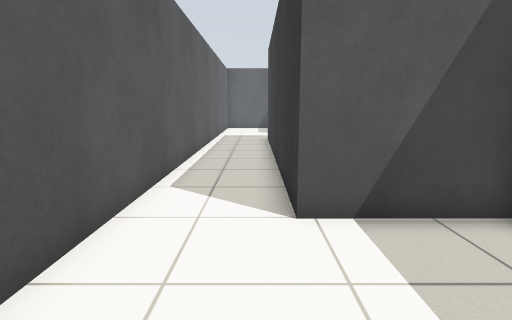
view 1 (above)

18 first-person views from a walk through a world built for the Gazebo simulator. The camera is 0.94 m above the floor, tilts 10° down and sees 80° across. The floor is counted in squares, 0.5 m on a side. Each view is taken from the middle of a square. On the plan, view 1 faces up. The plan holds only what a view shows up to about 16 squares ahead; the rest is blank. The place goes on beyond the plan.

view 2
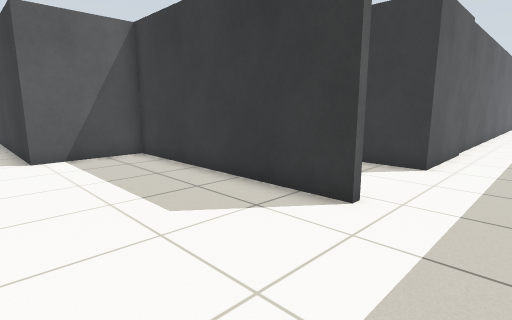

view 3
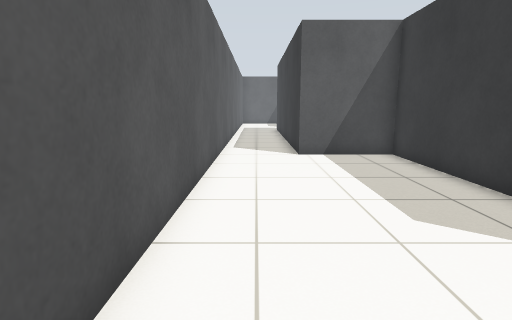

view 4
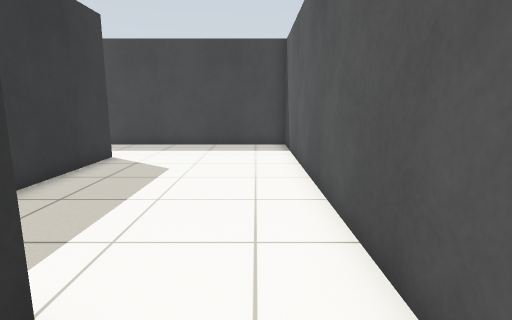

view 5
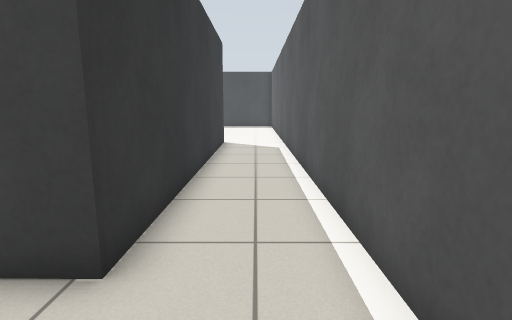

view 6
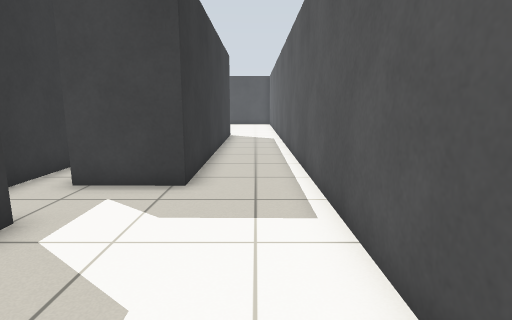

view 7
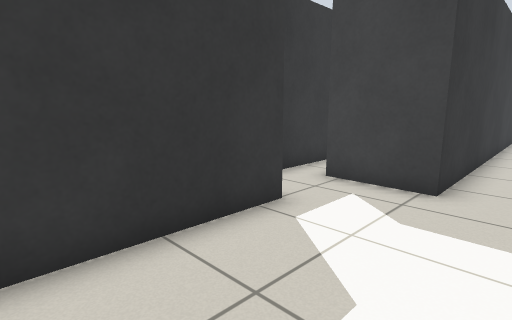

view 8
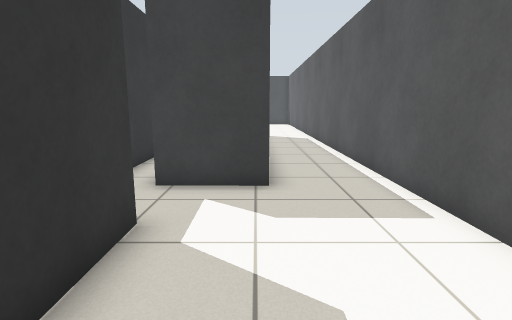

view 9
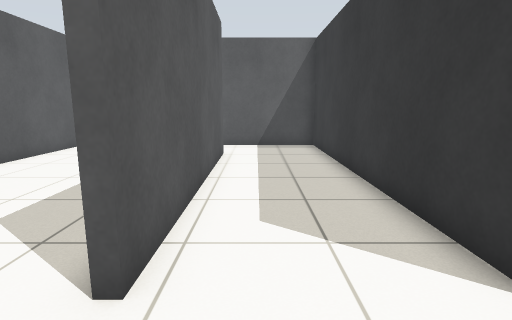

view 10
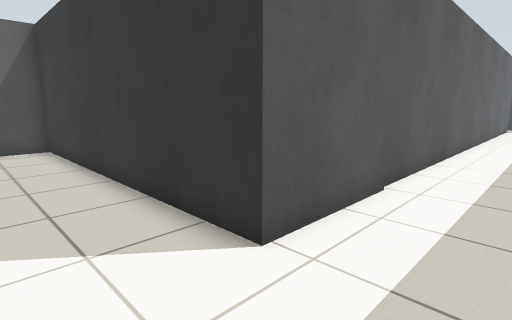

view 11
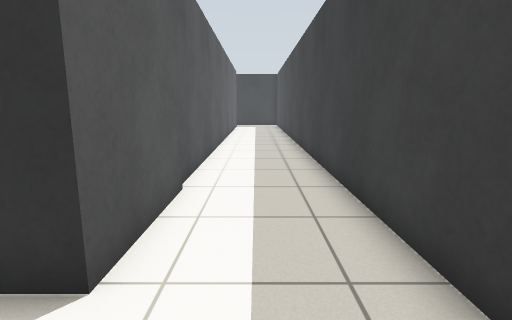

view 12
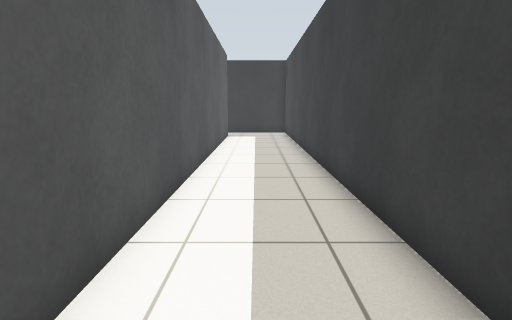

view 13
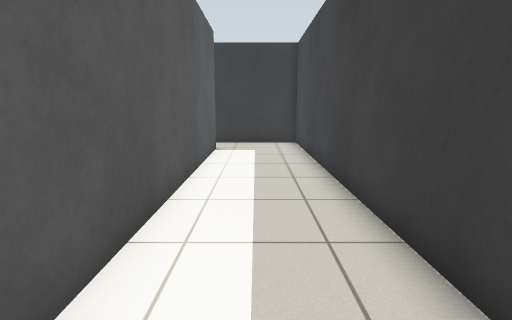

view 14
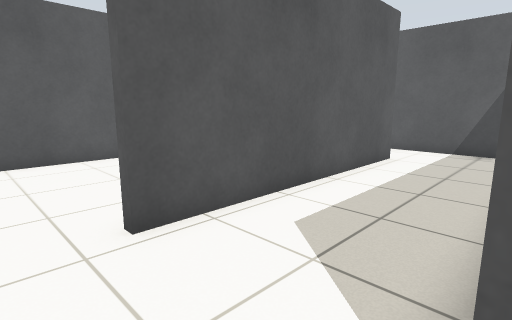

view 15
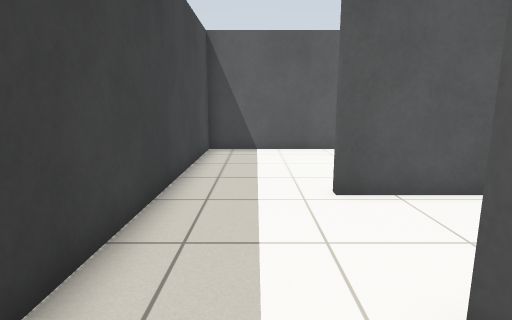

view 16
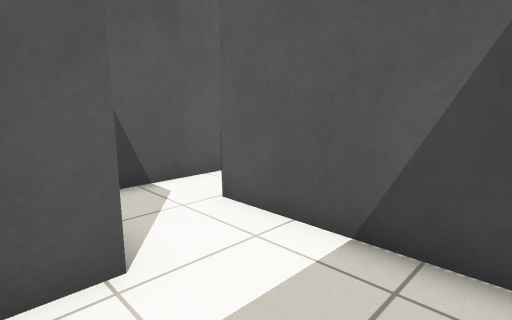

view 17
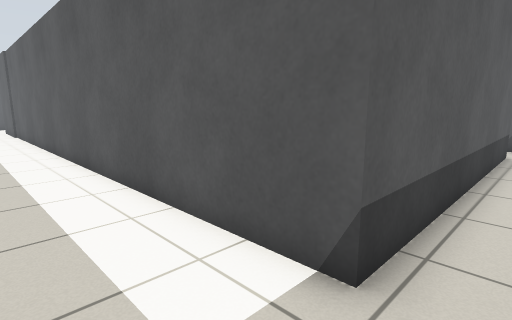

view 18
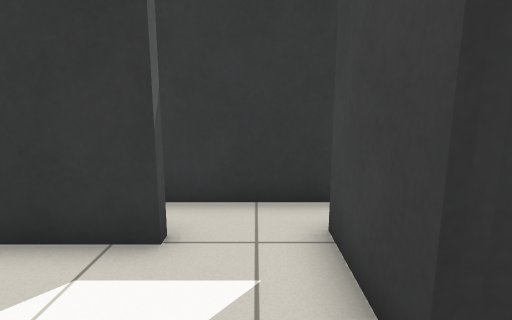

### Floor plan
Points are (right, up) in squares from view 1. A wall is a line through its corners. A room is listed if a view was taken in it or the views show most of it. See-through windows are left out.
Room 1 (views 1, 2, 3)
walls: (4.4, -4.4) (4.4, 4.9) (0.7, 4.9); (-2.5, 3.6) (-2.5, -8.1) (5.5, -8.1)
ways out: opening at (-0.5, 4.5) to room 2; opening at (4.5, -6) to room 3
Room 2 (views 4, 5, 6, 7, 8, 18)
walls: (2.9, 20.3) (2.9, 24.9); (-2.5, 23.5) (-2.5, 3.6); (0.7, 4.9) (0.7, 17.9) (3.4, 17.9)
ways out: opening at (-0.5, 4.5) to room 1; opening at (3, 19.5)
Room 3 (views 9, 10, 11, 12, 13, 14, 15, 16, 17)
walls: (5.5, -8.1) (36.9, -8.1) (36.9, -3.9); (4.7, 5.3) (4.7, -4.4); (34.7, -4.2) (8.8, -4.2) (8.8, 7.9) (3, 7.9); (1, 9.6) (1, 6.5)
ways out: opening at (4.5, -6) to room 1; opening at (36, -4)

Positions as (right, up) in squares from view 1, and headings:
1: (0, 0), facing up
2: (-1, -7), facing up-right
3: (-1, -7), facing up
4: (-1, 7), facing down
5: (-1, 21), facing down
6: (-1, 25), facing down
7: (-1, 25), facing down-right
8: (1, 25), facing down
9: (6, -7), facing up
10: (6, -7), facing up-right
11: (6, -6), facing right
12: (15, -6), facing right
13: (21, -6), facing right
14: (9, -6), facing up-left
15: (11, -6), facing left
16: (8, 4), facing up-left
17: (36, -7), facing up-left
18: (-1, 19), facing right
